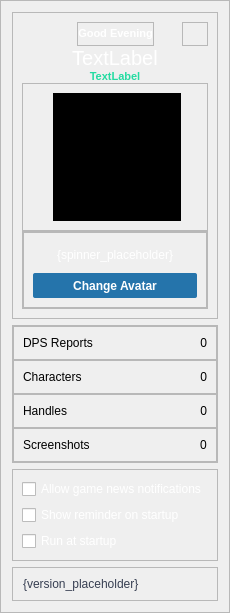
     <widget class="QFrame" name="sidebar">
      <property name="minimumSize">
       <size>
        <width>230</width>
        <height>0</height>
       </size>
      </property>
      <property name="maximumSize">
       <size>
        <width>230</width>
        <height>16777215</height>
       </size>
      </property>
      <property name="styleSheet">
       <string notr="true"/>
      </property>
      <property name="frameShape">
       <enum>QFrame::StyledPanel</enum>
      </property>
      <property name="frameShadow">
       <enum>QFrame::Raised</enum>
      </property>
      <layout class="QVBoxLayout" name="verticalLayout_8">
       <item alignment="Qt::AlignTop">
        <widget class="QFrame" name="avatar_container">
         <property name="frameShape">
          <enum>QFrame::StyledPanel</enum>
         </property>
         <property name="frameShadow">
          <enum>QFrame::Raised</enum>
         </property>
         <layout class="QVBoxLayout" name="verticalLayout_10">
          <property name="spacing">
           <number>0</number>
          </property>
          <item>
           <widget class="QFrame" name="frame_43">
            <property name="sizePolicy">
             <sizepolicy hsizetype="Preferred" vsizetype="Fixed">
              <horstretch>0</horstretch>
              <verstretch>0</verstretch>
             </sizepolicy>
            </property>
            <layout class="QHBoxLayout" name="horizontalLayout_11">
             <property name="margin">
              <number>0</number>
             </property>
             <item alignment="Qt::AlignLeft">
              <widget class="QFrame" name="frame_45">
               <property name="sizePolicy">
                <sizepolicy hsizetype="Fixed" vsizetype="Fixed">
                 <horstretch>0</horstretch>
                 <verstretch>0</verstretch>
                </sizepolicy>
               </property>
              </widget>
             </item>
             <item alignment="Qt::AlignHCenter">
              <widget class="QFrame" name="frame_44">
               <property name="frameShape">
                <enum>QFrame::StyledPanel</enum>
               </property>
               <property name="frameShadow">
                <enum>QFrame::Raised</enum>
               </property>
               <layout class="QVBoxLayout" name="verticalLayout_39">
                <property name="margin">
                 <number>0</number>
                </property>
                <item>
                 <widget class="QLabel" name="greeting">
                  <property name="sizePolicy">
                   <sizepolicy hsizetype="Fixed" vsizetype="Fixed">
                    <horstretch>0</horstretch>
                    <verstretch>0</verstretch>
                   </sizepolicy>
                  </property>
                  <property name="styleSheet">
                   <string notr="true">font-size: 11px;
color:#fff;
font-weight:bold;</string>
                  </property>
                  <property name="text">
                   <string>Good Evening</string>
                  </property>
                  <property name="alignment">
                   <set>Qt::AlignCenter</set>
                  </property>
                 </widget>
                </item>
               </layout>
              </widget>
             </item>
             <item alignment="Qt::AlignRight|Qt::AlignVCenter">
              <widget class="QFrame" name="frame_46">
               <property name="sizePolicy">
                <sizepolicy hsizetype="Fixed" vsizetype="Fixed">
                 <horstretch>0</horstretch>
                 <verstretch>0</verstretch>
                </sizepolicy>
               </property>
               <property name="frameShape">
                <enum>QFrame::StyledPanel</enum>
               </property>
               <property name="frameShadow">
                <enum>QFrame::Raised</enum>
               </property>
               <layout class="QVBoxLayout" name="verticalLayout_40">
                <property name="margin">
                 <number>0</number>
                </property>
                <item>
                 <widget class="QPushButton" name="refreshBtn">
                  <property name="sizePolicy">
                   <sizepolicy hsizetype="Fixed" vsizetype="Fixed">
                    <horstretch>0</horstretch>
                    <verstretch>0</verstretch>
                   </sizepolicy>
                  </property>
                  <property name="styleSheet">
                   <string notr="true">max-width:22px;
background-color:transparent;</string>
                  </property>
                  <property name="text">
                   <string/>
                  </property>
                  <property name="icon">
                   <iconset resource="../nexus.qrc">
                    <normaloff>:/images/refresh.png</normaloff>:/images/refresh.png</iconset>
                  </property>
                  <property name="flat">
                   <bool>true</bool>
                  </property>
                 </widget>
                </item>
               </layout>
              </widget>
             </item>
            </layout>
           </widget>
          </item>
          <item>
           <widget class="QLabel" name="name">
            <property name="styleSheet">
             <string notr="true">color: #fff;
font-size: 20px;</string>
            </property>
            <property name="text">
             <string>TextLabel</string>
            </property>
            <property name="alignment">
             <set>Qt::AlignCenter</set>
            </property>
           </widget>
          </item>
          <item>
           <widget class="QLabel" name="group">
            <property name="styleSheet">
             <string notr="true">color: #24dba1;
font-size: 11px;
text-align: center;
font-weight:bold;</string>
            </property>
            <property name="text">
             <string>TextLabel</string>
            </property>
            <property name="alignment">
             <set>Qt::AlignCenter</set>
            </property>
           </widget>
          </item>
          <item>
           <widget class="QFrame" name="avatar_holder">
            <property name="minimumSize">
             <size>
              <width>0</width>
              <height>148</height>
             </size>
            </property>
            <property name="maximumSize">
             <size>
              <width>16777215</width>
              <height>148</height>
             </size>
            </property>
            <property name="frameShape">
             <enum>QFrame::StyledPanel</enum>
            </property>
            <property name="frameShadow">
             <enum>QFrame::Raised</enum>
            </property>
            <widget class="QLabel" name="label">
             <property name="geometry">
              <rect>
               <x>10</x>
               <y>9</y>
               <width>171</width>
               <height>131</height>
              </rect>
             </property>
             <property name="styleSheet">
              <string notr="true">background:transparent</string>
             </property>
             <property name="pixmap">
              <pixmap resource="../nexus.qrc">:/images/avatar_frame.png</pixmap>
             </property>
             <property name="alignment">
              <set>Qt::AlignCenter</set>
             </property>
            </widget>
            <widget class="QLabel" name="avatar">
             <property name="geometry">
              <rect>
               <x>31</x>
               <y>10</y>
               <width>128</width>
               <height>128</height>
              </rect>
             </property>
             <property name="minimumSize">
              <size>
               <width>128</width>
               <height>128</height>
              </size>
             </property>
             <property name="maximumSize">
              <size>
               <width>128</width>
               <height>128</height>
              </size>
             </property>
             <property name="styleSheet">
              <string notr="true">background:#000</string>
             </property>
             <property name="text">
              <string/>
             </property>
            </widget>
            <zorder>avatar</zorder>
            <zorder>label</zorder>
           </widget>
          </item>
          <item>
           <widget class="QFrame" name="name_container">
            <property name="frameShape">
             <enum>QFrame::StyledPanel</enum>
            </property>
            <property name="frameShadow">
             <enum>QFrame::Raised</enum>
            </property>
            <layout class="QVBoxLayout" name="verticalLayout_9">
             <property name="spacing">
              <number>0</number>
             </property>
             <property name="margin">
              <number>0</number>
             </property>
             <item>
              <widget class="QFrame" name="frame_36">
               <property name="frameShape">
                <enum>QFrame::StyledPanel</enum>
               </property>
               <property name="frameShadow">
                <enum>QFrame::Raised</enum>
               </property>
               <layout class="QVBoxLayout" name="verticalLayout_7">
                <item>
                 <widget class="QLabel" name="spinner">
                  <property name="minimumSize">
                   <size>
                    <width>0</width>
                    <height>25</height>
                   </size>
                  </property>
                  <property name="styleSheet">
                   <string notr="true">height:25px;
color:#fff</string>
                  </property>
                  <property name="text">
                   <string>{spinner_placeholder}</string>
                  </property>
                  <property name="alignment">
                   <set>Qt::AlignCenter</set>
                  </property>
                 </widget>
                </item>
                <item>
                 <widget class="QPushButton" name="avatar_upload_btn">
                  <property name="minimumSize">
                   <size>
                    <width>110</width>
                    <height>25</height>
                   </size>
                  </property>
                  <property name="styleSheet">
                   <string notr="true">QPushButton {
    background: #2574ab;
    border-radius: 2px;
	padding: 3px 5px 2px;
    border: none;
	font-weight:bold;
    min-width: 100px;
    color: #ffffff;
}

QPushButton::hover {
    background: #2b85c4;
}

QPushButton::pressed {
    background: #206291;
}

QPushButton:disabled {
    background-color: #1c2029;
    color: #46474a;
}</string>
                  </property>
                  <property name="text">
                   <string>Change Avatar</string>
                  </property>
                  <property name="icon">
                   <iconset resource="../nexus.qrc">
                    <normaloff>:/images/upload.png</normaloff>:/images/upload.png</iconset>
                  </property>
                 </widget>
                </item>
               </layout>
              </widget>
             </item>
            </layout>
           </widget>
          </item>
         </layout>
        </widget>
       </item>
       <item>
        <widget class="QFrame" name="statistics_container">
         <property name="frameShape">
          <enum>QFrame::StyledPanel</enum>
         </property>
         <property name="frameShadow">
          <enum>QFrame::Raised</enum>
         </property>
         <layout class="QVBoxLayout" name="verticalLayout_11">
          <property name="spacing">
           <number>0</number>
          </property>
          <property name="margin">
           <number>0</number>
          </property>
          <item>
           <widget class="QFrame" name="report_container">
            <property name="styleSheet">
             <string notr="true"/>
            </property>
            <property name="frameShape">
             <enum>QFrame::StyledPanel</enum>
            </property>
            <property name="frameShadow">
             <enum>QFrame::Raised</enum>
            </property>
            <layout class="QHBoxLayout" name="horizontalLayout_9">
             <item>
              <widget class="QLabel" name="label_15">
               <property name="styleSheet">
                <string notr="true"/>
               </property>
               <property name="text">
                <string>DPS Reports</string>
               </property>
              </widget>
             </item>
             <item alignment="Qt::AlignRight">
              <widget class="QLabel" name="report_count">
               <property name="styleSheet">
                <string notr="true"/>
               </property>
               <property name="text">
                <string>0</string>
               </property>
               <property name="alignment">
                <set>Qt::AlignRight|Qt::AlignTrailing|Qt::AlignVCenter</set>
               </property>
              </widget>
             </item>
            </layout>
           </widget>
          </item>
          <item>
           <widget class="QFrame" name="character_container">
            <property name="styleSheet">
             <string notr="true"/>
            </property>
            <property name="frameShape">
             <enum>QFrame::StyledPanel</enum>
            </property>
            <property name="frameShadow">
             <enum>QFrame::Raised</enum>
            </property>
            <layout class="QHBoxLayout" name="horizontalLayout_5">
             <item>
              <widget class="QLabel" name="label_4">
               <property name="styleSheet">
                <string notr="true"/>
               </property>
               <property name="text">
                <string>Characters</string>
               </property>
              </widget>
             </item>
             <item alignment="Qt::AlignRight">
              <widget class="QLabel" name="character_count">
               <property name="styleSheet">
                <string notr="true"/>
               </property>
               <property name="text">
                <string>0</string>
               </property>
               <property name="alignment">
                <set>Qt::AlignRight|Qt::AlignTrailing|Qt::AlignVCenter</set>
               </property>
              </widget>
             </item>
            </layout>
           </widget>
          </item>
          <item>
           <widget class="QFrame" name="handle_container">
            <property name="styleSheet">
             <string notr="true"/>
            </property>
            <property name="frameShape">
             <enum>QFrame::StyledPanel</enum>
            </property>
            <property name="frameShadow">
             <enum>QFrame::Raised</enum>
            </property>
            <layout class="QHBoxLayout" name="horizontalLayout_6">
             <item>
              <widget class="QLabel" name="label_5">
               <property name="styleSheet">
                <string notr="true"/>
               </property>
               <property name="text">
                <string>Handles</string>
               </property>
              </widget>
             </item>
             <item alignment="Qt::AlignRight">
              <widget class="QLabel" name="handle_count">
               <property name="styleSheet">
                <string notr="true"/>
               </property>
               <property name="text">
                <string>0</string>
               </property>
               <property name="alignment">
                <set>Qt::AlignRight|Qt::AlignTrailing|Qt::AlignVCenter</set>
               </property>
              </widget>
             </item>
            </layout>
           </widget>
          </item>
          <item>
           <widget class="QFrame" name="screenshot_container">
            <property name="styleSheet">
             <string notr="true"/>
            </property>
            <property name="frameShape">
             <enum>QFrame::StyledPanel</enum>
            </property>
            <property name="frameShadow">
             <enum>QFrame::Raised</enum>
            </property>
            <layout class="QHBoxLayout" name="horizontalLayout_8">
             <item>
              <widget class="QLabel" name="label_2">
               <property name="text">
                <string>Screenshots</string>
               </property>
              </widget>
             </item>
             <item alignment="Qt::AlignRight">
              <widget class="QLabel" name="screenshot_count">
               <property name="styleSheet">
                <string notr="true"/>
               </property>
               <property name="text">
                <string>0</string>
               </property>
              </widget>
             </item>
            </layout>
           </widget>
          </item>
         </layout>
         <zorder>character_container</zorder>
         <zorder>handle_container</zorder>
         <zorder>screenshot_container</zorder>
         <zorder>report_container</zorder>
        </widget>
       </item>
       <item>
        <widget class="QFrame" name="app_settings_container">
         <property name="frameShape">
          <enum>QFrame::StyledPanel</enum>
         </property>
         <property name="frameShadow">
          <enum>QFrame::Raised</enum>
         </property>
         <layout class="QVBoxLayout" name="verticalLayout_41">
          <item>
           <widget class="QCheckBox" name="allow_game_news_notifications">
            <property name="styleSheet">
             <string notr="true">color:#fff</string>
            </property>
            <property name="text">
             <string>Allow game news notifications</string>
            </property>
           </widget>
          </item>
          <item>
           <widget class="QCheckBox" name="startup_reminder">
            <property name="styleSheet">
             <string notr="true">color:#fff</string>
            </property>
            <property name="text">
             <string>Show reminder on startup</string>
            </property>
           </widget>
          </item>
          <item>
           <widget class="QCheckBox" name="run_at_startup">
            <property name="styleSheet">
             <string notr="true">color:#fff</string>
            </property>
            <property name="text">
             <string>Run at startup</string>
            </property>
           </widget>
          </item>
         </layout>
        </widget>
       </item>
       <item>
        <widget class="QFrame" name="frame_19">
         <property name="frameShape">
          <enum>QFrame::StyledPanel</enum>
         </property>
         <property name="frameShadow">
          <enum>QFrame::Raised</enum>
         </property>
         <layout class="QVBoxLayout" name="verticalLayout_24">
          <property name="leftMargin">
           <number>10</number>
          </property>
          <item>
           <widget class="QLabel" name="version">
            <property name="styleSheet">
             <string notr="true">color:#373f52</string>
            </property>
            <property name="text">
             <string>{version_placeholder}</string>
            </property>
            <property name="alignment">
             <set>Qt::AlignBottom|Qt::AlignLeading|Qt::AlignLeft</set>
            </property>
           </widget>
          </item>
         </layout>
        </widget>
       </item>
      </layout>
     </widget>
